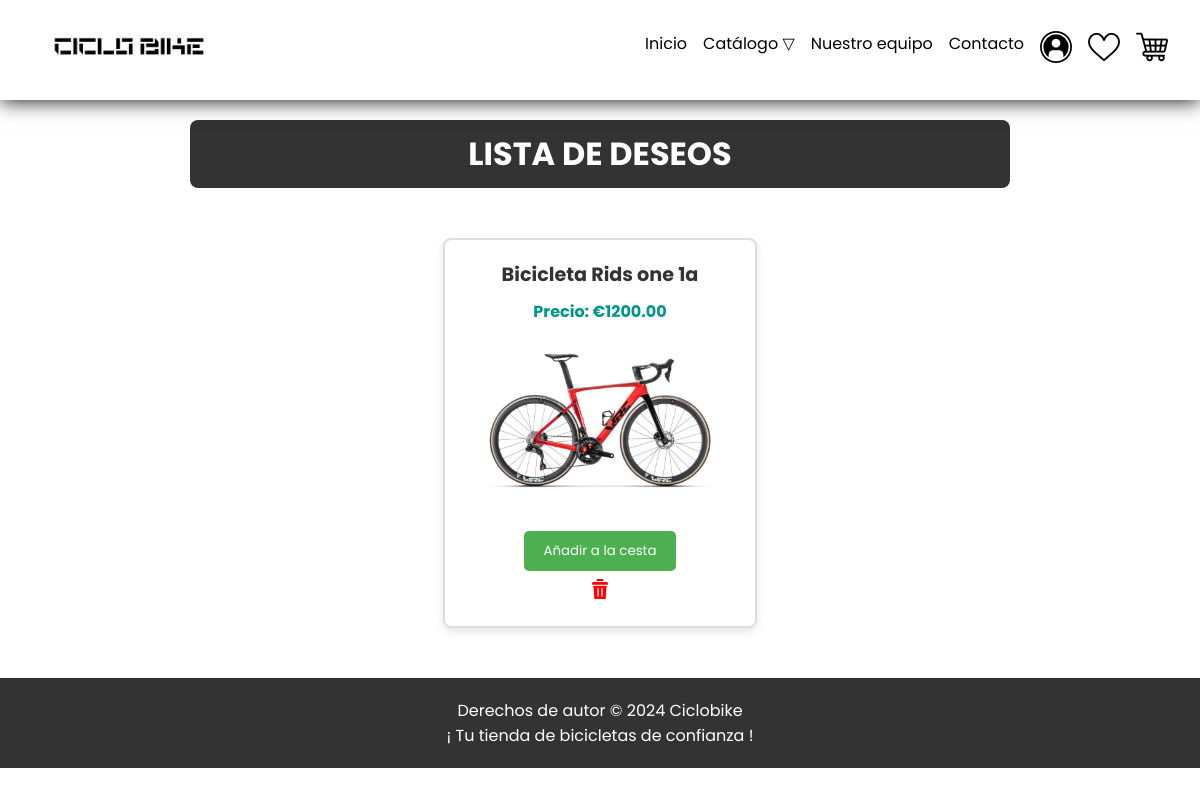
The page /listadeseos.php?id=4 on the database its author committed.
### tables this page shows
CREATE TABLE `articulos` (
  `id` int(11) NOT NULL,
  `nombre` varchar(100) NOT NULL,
  `precio` decimal(10,2) NOT NULL,
  `imagen` longblob NOT NULL,
  `descripcion` text DEFAULT NULL,
  `material` varchar(100) DEFAULT NULL,
  `categoria` enum('carretera','ciudad','accesorios','equipamiento') NOT NULL DEFAULT 'carretera',
  `cantidad` int(11) NOT NULL
);

### listadeseos.php (the view, shortened to what this page needs)
<?php
if (isset($_GET['id']) && !empty($_GET['id'])) {
    $producto_id = $_GET['id'];
    if (!isset($_SESSION['lista_deseos'][$producto_id])) {
        $host = 'localhost';
        $dbname = 'proyect';
        $username = 'root';
        $password = '';
        try {
            $pdo = new PDO("mysql:host=$host;dbname=$dbname", $username, $password);
            $pdo->setAttribute(PDO::ATTR_ERRMODE, PDO::ERRMODE_EXCEPTION);
            $stmt = $pdo->prepare("SELECT * FROM articulos WHERE id = :id");
            $stmt->bindParam(':id', $producto_id);
            $stmt->execute();
        } catch (PDOException $e) {
            echo "Error al conectar a la base de datos: " . $e->getMessage();
        }
    }
}
?>
<!DOCTYPE html>
<html lang="es">
<head>
</head>
<body>
    <?php require 'head_cliente_inicio.php'; ?>
    <div class="title-container">
    <h1>LISTA DE DESEOS</h1>
</div>
    <div class="container">
        <?php
        if (!empty($_SESSION['lista_deseos'])) {
            foreach ($_SESSION['lista_deseos'] as $producto_id => $producto) {
                $ficha_tecnica_url = '';
                switch ($producto['categoria']) {
                    case 'ciudad':
                        $ficha_tecnica_url = 'ficha_tecnico_ciudad.php?id=' . $producto['id'];
                        break;
                }
                echo "<div class='producto-en-lista' id='producto_" . $producto_id . "'>";
                echo "<a href='" . $ficha_tecnica_url . "'>";
                echo "<h2>" . htmlspecialchars($producto['nombre']) . "</h2>";
                echo "<p class='precio'>Precio: €" . htmlspecialchars($producto['precio']) . "</p>";
                echo '<img class="item-img" src="' . htmlspecialchars($producto['imagen']) . '" alt="' . htmlspecialchars($producto['nombre']) . '">';
                echo "</a>";
                echo "<div>";
                echo '<form action="carrito.php" method="POST">';
                echo '<button type="submit" name="add_to_cart" class="add-to-cart-btn">Añadir a la cesta</button>';
                echo '</form>';
                echo "<a href='listadeseos.php?eliminar=" . htmlspecialchars($producto_id) . "' class='eliminar'><img src='img/borrar.png' alt='Eliminar'></a>";
                echo "</div>";
                echo "</div>";
            }
        } else {
            echo "<p>No hay productos en la lista de deseos.</p>";
        }
        ?>
    </div>
    <?php require 'footer.php'; ?>
</body>
</html>

### listadeseos.php (style rules this page uses)
body { font-family: Arial, sans-serif; margin: 0; padding: 0; background-color: #f8f8f8; }
.container { display: flex; flex-wrap: wrap; justify-content: center; gap: 20px; margin: 50px auto; max-width: 1200px; }
.producto-en-lista { border: 2px solid #ddd; border-radius: 8px; padding: 20px; width: calc(25% - 30px); text-align: center; background-color: #fff; box-shadow: 0 4px 8px rgba(0, 0, 0, 0.1); transition: transform 0.3s ease-in-out; }
.producto-en-lista h2 { margin: 0; font-size: 1.2em; color: #333; }
.precio { font-weight: bold; color: #009688; margin-top: 10px; }
.add-to-cart-btn { background-color: #4CAF50; color: white; padding: 10px 20px; border: none; border-radius: 5px; cursor: pointer; margin-top: 15px; transition: background-color 0.3s ease; }
.eliminar img { width: 20px; height: 20px; cursor: pointer; margin-top: -70px; }
.item-img { max-width: 100%; height: auto; max-height: 185px; }
.title-container { text-align: center; margin: 20px auto; padding: 10px; background-color: #333; border-radius: 8px; color: #fff; max-width: 800px; }
.title-container h1 { margin: 0; font-size: 2em; }
.add-to-cart-btn { margin-bottom: 10px; }
.eliminar img { margin-top: -50px; }

### head_cliente_inicio.php (style rules this page uses)
* { margin: 0; padding: 0; text-decoration: none; border: none; outline: none; color: inherit; list-style: none; font-family: "Poppins"; }
body { background: url("https://s3-us-west-2.amazonaws.com/s.cdpn.io/227389/bg.jpg") #fff; }

### footer.php (style rules this page uses)
body { margin: 0; padding: 0; font-family: Arial, sans-serif; }

### rows shown on the page
articulos: nombre "Bicicleta Rids one 1a", precio "1200.00", imagen (picture)
